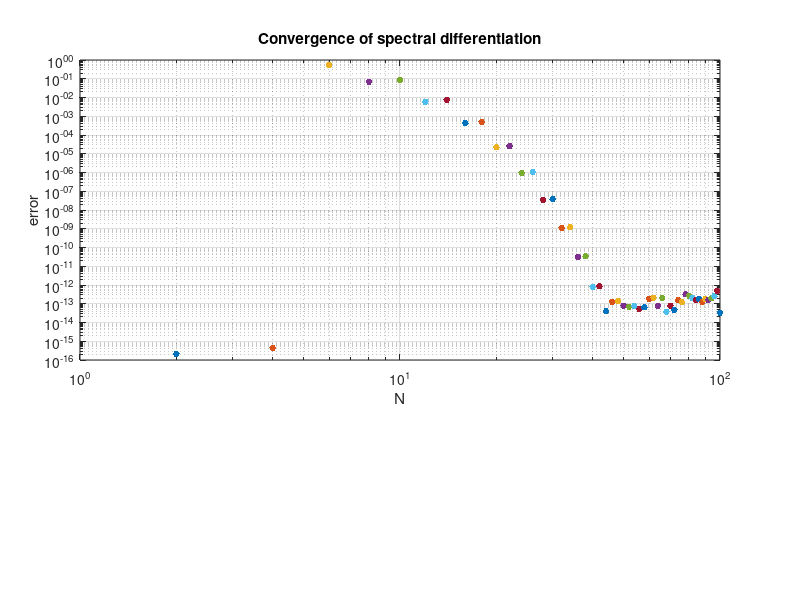

Source code (MATLAB):
clear
close all
clc
% p2.m - convergence of periodic spectral method (compare p1.m)

% For various N (even), set up grid as before:
  clf, subplot('position',[.1 .4 .8 .5])
  for N = 2:2:100;
    h = 2*pi/N;
    x = -pi + (1:N)'*h;
    u = exp(sin(x).^2); uprime = 2.*sin(x).*cos(x).*u;

    % Construct spectral differentiation matrix:
    column = [0 .5*(-1).^(1:N-1).*cot((1:N-1)*h/2)];
    D = toeplitz(column,column([1 N:-1:2]));

    % Plot max(abs(D*u-uprime)):
    error = norm(D*u-uprime,inf);
    loglog(N,error,'.','markersize',15), hold on
  end
  grid on, xlabel N, ylabel error
  title('Convergence of spectral differentiation')
